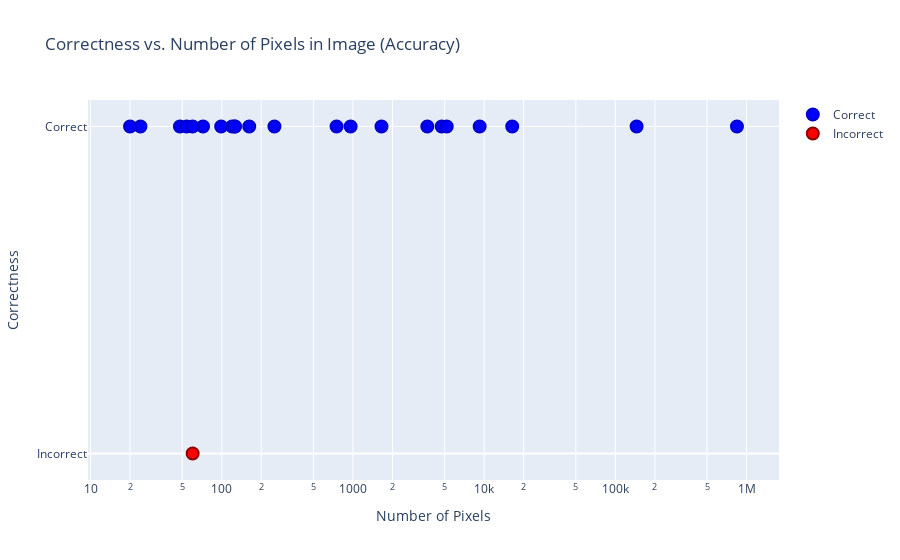

Write notebook code for a chart like this one.
### Code cell
fig = go.Figure()

# Add points for correct predictions
fig.add_trace(go.Scatter(
    x=[pixel_counts_accuracies[i] for i in range(len(accuracies)) if accuracies[i]],
    y=[1 for i in range(len(accuracies)) if accuracies[i]],  # Use 1 as a dummy value to represent correct predictions
    mode='markers',
    name='Correct',
    marker=dict(color='Blue', size=12, line=dict(color='MediumBlue', width=2))
))

# Add points for incorrect predictions
fig.add_trace(go.Scatter(
    x=[pixel_counts_accuracies[i] for i in range(len(accuracies)) if not accuracies[i]],
    y=[0 for i in range(len(accuracies)) if not accuracies[i]],  # Use 0 as a dummy value to represent incorrect predictions
    mode='markers',
    name='Incorrect',
    marker=dict(color='Red', size=12, line=dict(color='DarkRed', width=2))
))

fig.update_layout(
    title='Correctness vs. Number of Pixels in Image (Accuracy)',
    xaxis_title='Number of Pixels',
    xaxis_type='log',  # Set the x-axis to a logarithmic scale
    yaxis_title='Correctness',
    yaxis=dict(tickvals=[0, 1], ticktext=['Incorrect', 'Correct'])
)

fig.show()

### Figure 1 — Plotly figure (JSON) as saved in the notebook; plotly's stock layout.template omitted (floating-point values rounded to 4 significant figures)
{"data": [{"marker": {"color": "Blue", "line": {"color": "MediumBlue", "width": 2}, "size": 12}, "mode": "markers", "name": "Correct", "type": "scatter", "x": [126, 72, 4750, 162, 48, 145200, 1650, 120, 126, 3689, 54, 24, 60, 960, 99, 20, 844950, 5184, 252, 750, 16368, 9240], "y": [1, 1, 1, 1, 1, 1, 1, 1, 1, 1, 1, 1, 1, 1, 1, 1, 1, 1, 1, 1, 1, 1]}, {"marker": {"color": "Red", "line": {"color": "DarkRed", "width": 2}, "size": 12}, "mode": "markers", "name": "Incorrect", "type": "scatter", "x": [60], "y": [0]}], "layout": {"title": {"text": "Correctness vs. Number of Pixels in Image (Accuracy)"}, "xaxis": {"title": {"text": "Number of Pixels"}, "type": "log"}, "yaxis": {"ticktext": ["Incorrect", "Correct"], "tickvals": [0, 1], "title": {"text": "Correctness"}}}}
